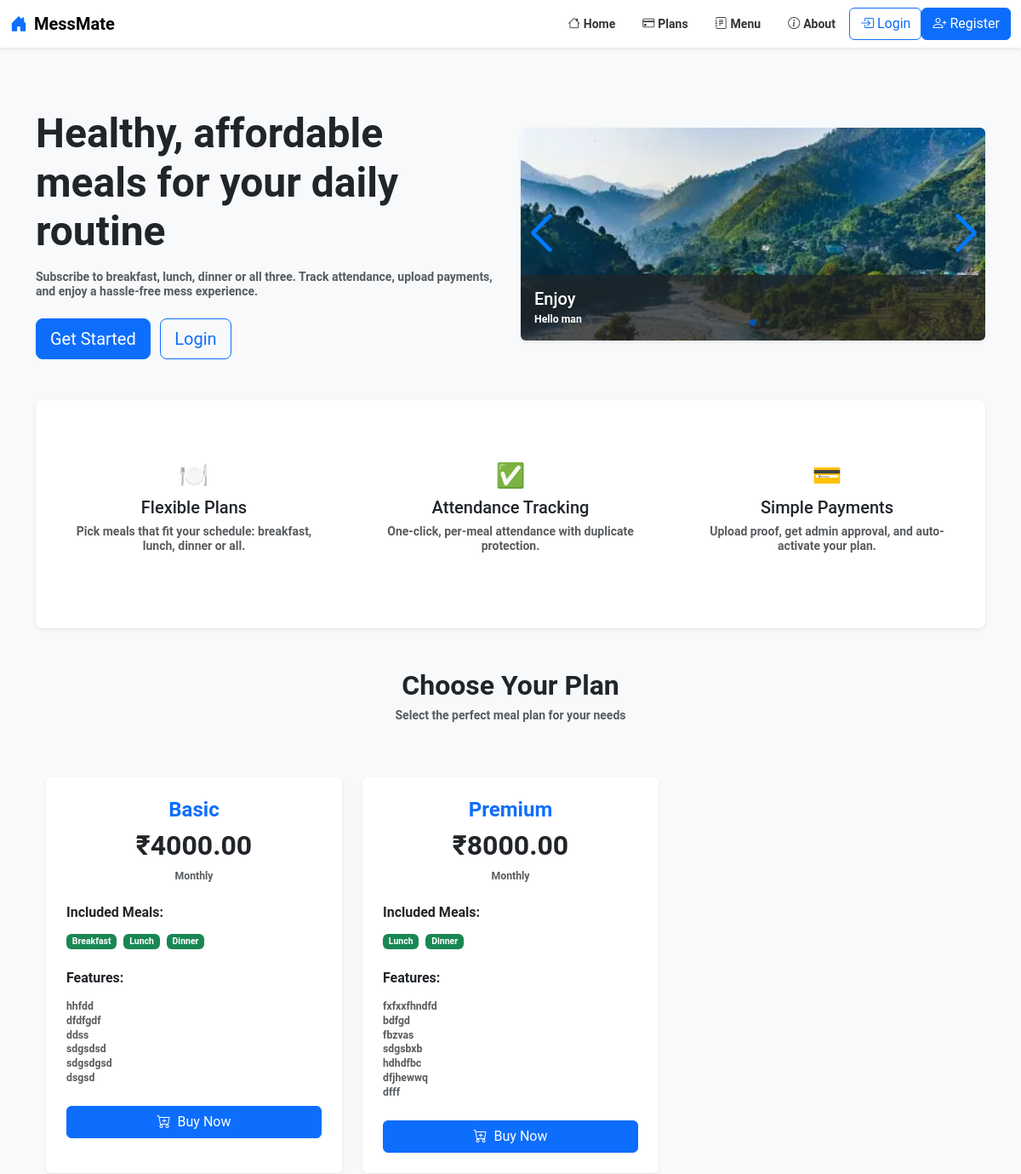
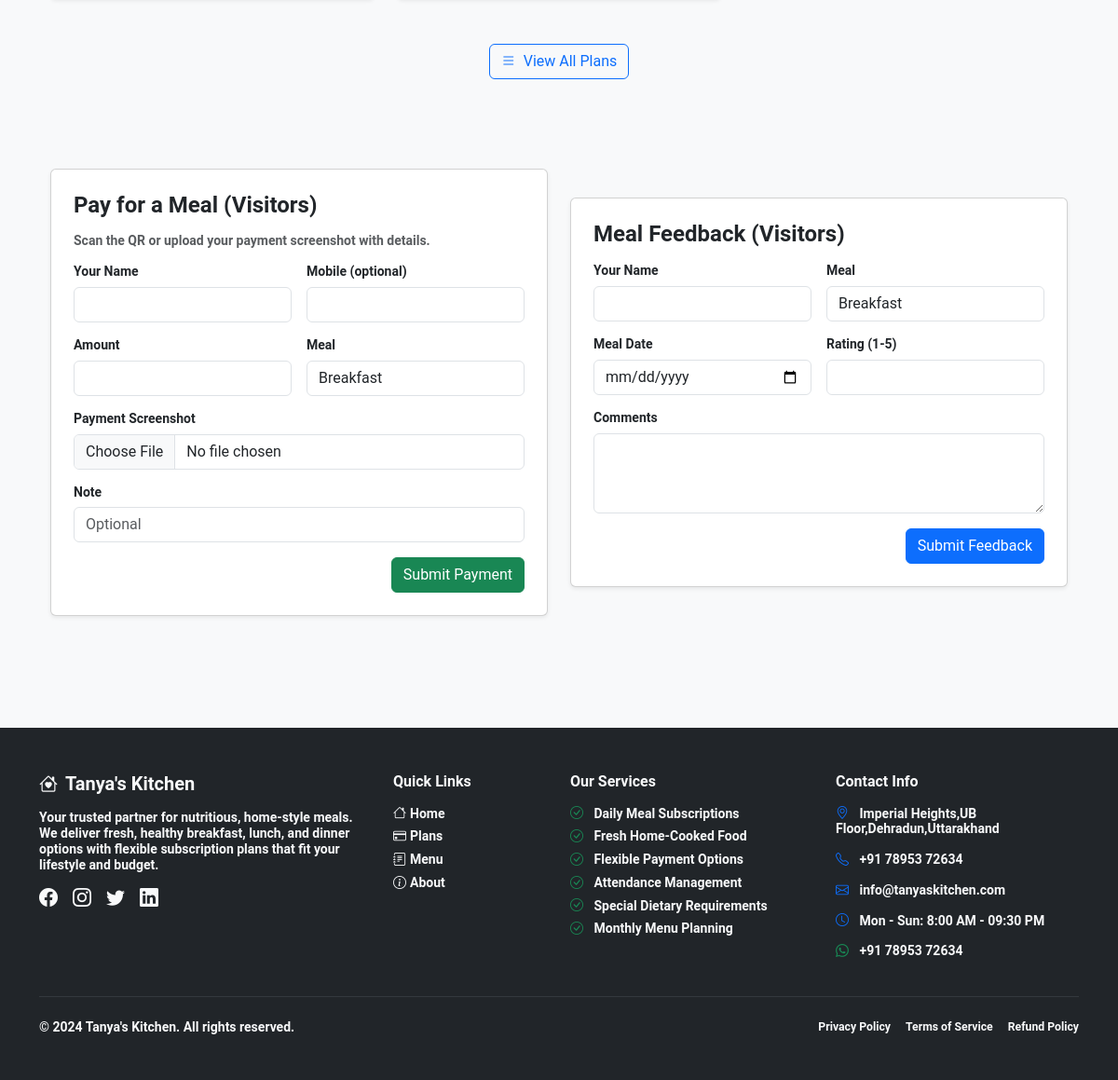
The page / on the database its author committed (2 pictures, top to bottom).
### messmetapp/models.py (models this page shows, shortened)
class CarouselImage(models.Model):
    title = models.CharField(max_length=200)
    image = models.ImageField(upload_to='carousel/')
    description = models.TextField(blank=True)
    is_active = models.BooleanField(default=True)
    order = models.PositiveIntegerField(default=0)
    created_at = models.DateTimeField(auto_now_add=True)
    class Meta:
        ordering = ['order', '-created_at']

class SubscriptionPlan(models.Model):
    BILLING_PERIOD_CHOICES = [
        ("monthly", "Monthly"),
        ("quarterly", "Quarterly"),
        ("yearly", "Yearly"),
    ]
    MEAL_BREAKFAST = "breakfast"
    MEAL_LUNCH = "lunch"
    MEAL_DINNER = "dinner"
    MEAL_CHOICES = [
        (MEAL_BREAKFAST, "Breakfast"),
        (MEAL_LUNCH, "Lunch"),
        (MEAL_DINNER, "Dinner"),
    ]
    title = models.CharField(max_length=120)
    price = models.DecimalField(max_digits=10, decimal_places=2)
    billing_period = models.CharField(max_length=20, choices=BILLING_PERIOD_CHOICES, default="monthly")
    features = models.TextField(blank=True)
    included_meals = models.JSONField(default=list)  # list of meal strings from MEAL_CHOICES
    is_active = models.BooleanField(default=True)

### messmetapp/views.py (the view, shortened to what this page needs)
# urls.py: 2. Add a URL to urlpatterns:  path('', views.home, name='home')
def home(request):
    plans = SubscriptionPlan.objects.filter(is_active=True)
    from .models import CarouselImage
    carousel_images = CarouselImage.objects.filter(is_active=True).order_by('order', '-created_at')
    attendance_data = None
    return render(request, 'home.html', {
        "plans": plans,
        "carousel_images": carousel_images,
        "attendance_data": attendance_data
    })

### templates/home.html (shortened to what this page needs)
{% extends 'base.html' %}
{% block content %}
<section class="py-5 py-lg-6">
  <div class="row align-items-center g-4">
    <div class="col-lg-6">
      {% if user.is_staff %}
      <h1 class="display-5 fw-bold mb-3">Admin Dashboard</h1>
      <p class="text-muted mb-4">Manage subscriptions, approve payments, track attendance, and oversee the mess operations.</p>
      <a class="btn btn-primary btn-lg me-2" href="/dashboard/">Go to Dashboard</a>
      {% else %}
      <h1 class="display-5 fw-bold mb-3">Healthy, affordable meals for your daily routine</h1>
      <p class="text-muted mb-4">Subscribe to breakfast, lunch, dinner or all three. Track attendance, upload payments, and enjoy a hassle-free mess experience.</p>
      {% if not user.is_authenticated %}
      <a class="btn btn-primary btn-lg me-2" href="/register/">Get Started</a>
      <a class="btn btn-outline-primary btn-lg" href="/login/">Login</a>
      {% endif %}
      {% endif %}
    </div>
    <div class="col-lg-6">
      <div class="swiper rounded shadow-sm">
        <div class="swiper-wrapper">
          {% if carousel_images %}
            {% for image in carousel_images %}
            <div class="swiper-slide position-relative">
              <img src="{{ image.image.url }}" alt="{{ image.title }}" class="w-100 h-100" style="object-fit: cover;">
              <div class="position-absolute bottom-0 start-0 end-0 bg-dark bg-opacity-75 text-white p-3">
                <h5 class="mb-1">{{ image.title }}</h5>
                {% if image.description %}
                <p class="mb-0 small">{{ image.description }}</p>
                {% endif %}
              </div>
            </div>
            {% endfor %}
          {% endif %}
        </div>
        <div class="swiper-pagination"></div>
        <div class="swiper-button-prev"></div>
        <div class="swiper-button-next"></div>
      </div>
    </div>
  </div>
</section>
<section class="py-5 bg-white rounded-3 shadow-sm">
  <div class="container">
    <div class="row g-4 text-center">
      {% if user.is_staff %}
      <div class="col-md-4">
        <div class="p-4">
          <div class="h3 mb-2">👥</div>
          <h5>User Management</h5>
          <p class="text-muted">Monitor user subscriptions, attendance, and payment status.</p>
        </div>
      </div>
      <div class="col-md-4">
        <div class="p-4">
          <div class="h3 mb-2">💰</div>
          <h5>Payment Approval</h5>
          <p class="text-muted">Review and approve payment proofs from users.</p>
        </div>
      </div>
      <div class="col-md-4">
        <div class="p-4">
          <div class="h3 mb-2">📊</div>
          <h5>Analytics & Reports</h5>
          <p class="text-muted">Track attendance patterns and generate detailed reports.</p>
        </div>
      </div>
      {% else %}
      <div class="col-md-4">
        <div class="p-4">
          <div class="h3 mb-2">🍽️</div>
          <h5>Flexible Plans</h5>
          <p class="text-muted">Pick meals that fit your schedule: breakfast, lunch, dinner or all.</p>
        </div>
      </div>
      <div class="col-md-4">
        <div class="p-4">
          <div class="h3 mb-2">✅</div>
          <h5>Attendance Tracking</h5>
          <p class="text-muted">One-click, per-meal attendance with duplicate protection.</p>
        </div>
      </div>
      <div class="col-md-4">
        <div class="p-4">
          <div class="h3 mb-2">💳</div>
          <h5>Simple Payments</h5>
          <p class="text-muted">Upload proof, get admin approval, and auto-activate your plan.</p>
        </div>
      </div>
      {% endif %}
    </div>
  </div>
</section>
{% if plans and not user.is_staff %}
<section class="py-5">
  <div class="container">
    <div class="row">
      <div class="col-12 text-center mb-5">
        <h2 class="fw-bold">Choose Your Plan</h2>
        <p class="text-muted">Select the perfect meal plan for your needs</p>
      </div>
    </div>
    <div class="row g-4">
      {% for plan in plans %}
      <div class="col-lg-4 col-md-6">
        <div class="card shadow-sm h-100 border-0">
          <div class="card-body p-4">
            <div class="text-center mb-4">
              <h4 class="fw-bold text-primary">{{ plan.title }}</h4>
              <div class="h2 fw-bold">₹{{ plan.price }}</div>
              <small class="text-muted">{{ plan.billing_period|title }}</small>
            </div>
            <div class="mb-4">
              <h6 class="fw-bold mb-3">Included Meals:</h6>
              <div class="d-flex flex-wrap gap-2">
                {% for meal in plan.included_meals %}
                <span class="badge bg-success">{{ meal|title }}</span>
                {% endfor %}
              </div>
            </div>
            {% if plan.features %}
            <div class="mb-4">
              <h6 class="fw-bold mb-3">Features:</h6>
              <div class="small text-muted">
                {{ plan.features|linebreaks }}
              </div>
            </div>
            {% endif %}
            <div class="text-center mt-auto">
              {% if attendance_data and attendance_data.active_sub and attendance_data.active_sub.plan.id == plan.id %}
                <span class="badge bg-secondary">Current Plan</span>
              {% elif attendance_data and attendance_data.active_sub %}
                <a href="/plans/{{ plan.id }}/buy/" class="btn btn-warning w-100">
                  <i class="bi bi-arrow-up-circle me-2"></i>Upgrade
                </a>
              {% else %}
                <a href="/plans/{{ plan.id }}/buy/" class="btn btn-primary w-100">
                  <i class="bi bi-cart-plus me-2"></i>Buy Now
                </a>
              {% endif %}
            </div>
          </div>
        </div>
      </div>
      {% endfor %}
    </div>
    <div class="row mt-5">
      <div class="col-12 text-center">
        <a href="/plans/" class="btn btn-outline-primary">
          <i class="bi bi-list me-2"></i>View All Plans
        </a>
      </div>
    </div>
  </div>
</section>
{% endif %}
 {% if not user.is_authenticated %}
<section class="py-5 bg-light">
  <div class="container">
    <div class="row align-items-center g-4">
      <div class="col-lg-6">
        <div class="card shadow-sm">
          <div class="card-body p-4">
            <h4 class="fw-bold mb-3">Pay for a Meal (Visitors)</h4>
            <p class="text-muted">Scan the QR or upload your payment screenshot with details.</p>
            <form method="post" action="/visitor/payment/" enctype="multipart/form-data">
              <div class="row g-3">
                <div class="col-md-6">
                  <label class="form-label">Your Name</label>
                  <input type="text" class="form-control" name="name" required>
                </div>
                <div class="col-md-6">
                  <label class="form-label">Mobile (optional)</label>
                  <input type="text" class="form-control" name="mobile_no">
                </div>
                <div class="col-md-6">
                  <label class="form-label">Amount</label>
                  <input type="number" step="0.01" class="form-control" name="amount" required>
                </div>
                <div class="col-md-6">
                  <label class="form-label">Meal</label>
                  <select name="meal_type" class="form-control" required>
                    <option value="breakfast">Breakfast</option>
                  </select>
                </div>
                <div class="col-12">
                  <label class="form-label">Payment Screenshot</label>
                  <input type="file" class="form-control" name="screenshot" accept="image/*" required>
                </div>
                <div class="col-12">
                  <label class="form-label">Note</label>
                  <input type="text" class="form-control" name="note" placeholder="Optional">
                </div>
                <div class="col-12 text-end">
                  <button class="btn btn-success" type="submit">Submit Payment</button>
                </div>
              </div>
            </form>
          </div>
        </div>
      </div>
      <div class="col-lg-6">
        <div class="card shadow-sm">
          <div class="card-body p-4">
            <h4 class="fw-bold mb-3">Meal Feedback (Visitors)</h4>
            <form id="visitorFeedbackForm" method="post">
              <div class="row g-3">
                <div class="col-md-6">
                  <label class="form-label">Your Name</label>
                  <input type="text" class="form-control" name="name" required>
                </div>
                <div class="col-md-6">
                  <label class="form-label">Meal</label>
                  <select name="meal_type" class="form-control" required>
                    <option value="breakfast">Breakfast</option>
                  </select>
                </div>
                <div class="col-md-6">
                  <label class="form-label">Meal Date</label>
                  <input type="date" class="form-control" name="meal_date" required>
                </div>
                <div class="col-md-6">
                  <label class="form-label">Rating (1-5)</label>
                  <input type="number" min="1" max="5" class="form-control" name="rating" required>
                </div>
                <div class="col-12">
                  <label class="form-label">Comments</label>
                  <textarea class="form-control" rows="3" name="comments"></textarea>
                </div>
                <div class="col-12 text-end">
                  <button class="btn btn-primary" type="submit">Submit Feedback</button>
                </div>
              </div>
            </form>
          </div>
        </div>
      </div>
    </div>
  </div>
</section>
{% endif %}
{% endblock %}

### rows shown on the page
CarouselImage: image (picture), title "Enjoy", description "Hello man"
SubscriptionPlan: title "Basic", price "4000.00", billing_period "Monthly", included_meals "Breakfast" "Lunch" "Dinner", features "hhfdd dfdfgdf ddss sdgsdsd sdgsdgsd dsgsd"
SubscriptionPlan: title "Premium", price "8000.00", billing_period "Monthly", included_meals "Lunch" "Dinner", features "fxfxxfhndfd bdfgd fbzvas sdgsbxb hdhdfbc dfjhewwq dfff"
